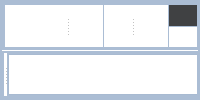
            <widget class="QWidget" name="wgRight" native="true">
             <property name="sizePolicy">
              <sizepolicy hsizetype="Ignored" vsizetype="Ignored">
               <horstretch>0</horstretch>
               <verstretch>0</verstretch>
              </sizepolicy>
             </property>
             <property name="mouseTracking">
              <bool>true</bool>
             </property>
             <property name="styleSheet">
              <string notr="true">background-color: rgb(255, 255, 255);
border:1px solid rgb(171,189,212);</string>
             </property>
             <layout class="QHBoxLayout" name="horizontalLayout_3">
              <property name="spacing">
               <number>0</number>
              </property>
              <property name="leftMargin">
               <number>1</number>
              </property>
              <property name="topMargin">
               <number>1</number>
              </property>
              <property name="rightMargin">
               <number>1</number>
              </property>
              <property name="bottomMargin">
               <number>1</number>
              </property>
              <item>
               <widget class="QSplitter" name="splitterUpDown">
                <property name="sizePolicy">
                 <sizepolicy hsizetype="Ignored" vsizetype="Ignored">
                  <horstretch>0</horstretch>
                  <verstretch>0</verstretch>
                 </sizepolicy>
                </property>
                <property name="mouseTracking">
                 <bool>true</bool>
                </property>
                <property name="orientation">
                 <enum>Qt::Vertical</enum>
                </property>
                <property name="handleWidth">
                 <number>1</number>
                </property>
                <property name="childrenCollapsible">
                 <bool>true</bool>
                </property>
                <widget class="QWidget" name="wgContent" native="true">
                 <property name="sizePolicy">
                  <sizepolicy hsizetype="Ignored" vsizetype="Ignored">
                   <horstretch>0</horstretch>
                   <verstretch>0</verstretch>
                  </sizepolicy>
                 </property>
                 <property name="mouseTracking">
                  <bool>true</bool>
                 </property>
                 <property name="styleSheet">
                  <string notr="true">background-color: rgb(0, 0, 0);
border:1px solid rgb(171,189,212);</string>
                 </property>
                 <layout class="QVBoxLayout" name="verticalLayout_12">
                  <property name="spacing">
                   <number>0</number>
                  </property>
                  <property name="leftMargin">
                   <number>1</number>
                  </property>
                  <property name="topMargin">
                   <number>1</number>
                  </property>
                  <property name="rightMargin">
                   <number>1</number>
                  </property>
                  <property name="bottomMargin">
                   <number>1</number>
                  </property>
                  <item>
                   <widget class="QSplitter" name="splitterMainAttr">
                    <property name="sizePolicy">
                     <sizepolicy hsizetype="Ignored" vsizetype="Ignored">
                      <horstretch>0</horstretch>
                      <verstretch>0</verstretch>
                     </sizepolicy>
                    </property>
                    <property name="mouseTracking">
                     <bool>true</bool>
                    </property>
                    <property name="orientation">
                     <enum>Qt::Horizontal</enum>
                    </property>
                    <property name="handleWidth">
                     <number>3</number>
                    </property>
                    <widget class="QWidget" name="wgEditView" native="true">
                     <property name="sizePolicy">
                      <sizepolicy hsizetype="Ignored" vsizetype="Ignored">
                       <horstretch>0</horstretch>
                       <verstretch>0</verstretch>
                      </sizepolicy>
                     </property>
                     <property name="minimumSize">
                      <size>
                       <width>100</width>
                       <height>0</height>
                      </size>
                     </property>
                     <property name="mouseTracking">
                      <bool>true</bool>
                     </property>
                     <property name="styleSheet">
                      <string notr="true">background-color: rgb(255, 255, 255);</string>
                     </property>
                     <layout class="QVBoxLayout" name="verticalLayout_6">
                      <property name="spacing">
                       <number>0</number>
                      </property>
                      <property name="leftMargin">
                       <number>0</number>
                      </property>
                      <property name="topMargin">
                       <number>0</number>
                      </property>
                      <property name="rightMargin">
                       <number>0</number>
                      </property>
                      <property name="bottomMargin">
                       <number>0</number>
                      </property>
                      <item>
                       <widget class="CGraphicsView" name="editView">
                        <property name="sizePolicy">
                         <sizepolicy hsizetype="Ignored" vsizetype="Ignored">
                          <horstretch>0</horstretch>
                          <verstretch>0</verstretch>
                         </sizepolicy>
                        </property>
                        <property name="minimumSize">
                         <size>
                          <width>0</width>
                          <height>0</height>
                         </size>
                        </property>
                        <property name="mouseTracking">
                         <bool>true</bool>
                        </property>
                        <property name="tabletTracking">
                         <bool>true</bool>
                        </property>
                        <property name="verticalScrollBarPolicy">
                         <enum>Qt::ScrollBarAlwaysOff</enum>
                        </property>
                        <property name="horizontalScrollBarPolicy">
                         <enum>Qt::ScrollBarAlwaysOff</enum>
                        </property>
                       </widget>
                      </item>
                     </layout>
                    </widget>
                    <widget class="QWidget" name="wgShowView" native="true">
                     <property name="sizePolicy">
                      <sizepolicy hsizetype="Ignored" vsizetype="Ignored">
                       <horstretch>0</horstretch>
                       <verstretch>0</verstretch>
                      </sizepolicy>
                     </property>
                     <property name="minimumSize">
                      <size>
                       <width>100</width>
                       <height>0</height>
                      </size>
                     </property>
                     <property name="mouseTracking">
                      <bool>true</bool>
                     </property>
                     <property name="styleSheet">
                      <string notr="true">background-color: rgb(255, 255, 255);</string>
                     </property>
                     <layout class="QVBoxLayout" name="verticalLayout_11">
                      <property name="spacing">
                       <number>0</number>
                      </property>
                      <property name="leftMargin">
                       <number>0</number>
                      </property>
                      <property name="topMargin">
                       <number>0</number>
                      </property>
                      <property name="rightMargin">
                       <number>0</number>
                      </property>
                      <property name="bottomMargin">
                       <number>0</number>
                      </property>
                      <item>
                       <widget class="CGraphicsView" name="showView">
                        <property name="sizePolicy">
                         <sizepolicy hsizetype="Ignored" vsizetype="Ignored">
                          <horstretch>0</horstretch>
                          <verstretch>0</verstretch>
                         </sizepolicy>
                        </property>
                        <property name="minimumSize">
                         <size>
                          <width>0</width>
                          <height>0</height>
                         </size>
                        </property>
                        <property name="mouseTracking">
                         <bool>true</bool>
                        </property>
                        <property name="tabletTracking">
                         <bool>true</bool>
                        </property>
                        <property name="verticalScrollBarPolicy">
                         <enum>Qt::ScrollBarAlwaysOff</enum>
                        </property>
                        <property name="horizontalScrollBarPolicy">
                         <enum>Qt::ScrollBarAlwaysOff</enum>
                        </property>
                       </widget>
                      </item>
                     </layout>
                    </widget>
                    <widget class="QWidget" name="wgAttr" native="true">
                     <property name="sizePolicy">
                      <sizepolicy hsizetype="Ignored" vsizetype="Ignored">
                       <horstretch>0</horstretch>
                       <verstretch>0</verstretch>
                      </sizepolicy>
                     </property>
                     <property name="minimumSize">
                      <size>
                       <width>330</width>
                       <height>0</height>
                      </size>
                     </property>
                     <property name="mouseTracking">
                      <bool>true</bool>
                     </property>
                     <property name="styleSheet">
                      <string notr="true">background-color: rgb(255, 255, 255);</string>
                     </property>
                     <layout class="QVBoxLayout" name="verticalLayout_7">
                      <property name="spacing">
                       <number>0</number>
                      </property>
                      <property name="leftMargin">
                       <number>0</number>
                      </property>
                      <property name="topMargin">
                       <number>0</number>
                      </property>
                      <property name="rightMargin">
                       <number>0</number>
                      </property>
                      <property name="bottomMargin">
                       <number>0</number>
                      </property>
                      <item>
                       <widget class="QWidget" name="wgAttrTitle" native="true">
                        <property name="sizePolicy">
                         <sizepolicy hsizetype="Ignored" vsizetype="Fixed">
                          <horstretch>0</horstretch>
                          <verstretch>0</verstretch>
                         </sizepolicy>
                        </property>
                        <property name="minimumSize">
                         <size>
                          <width>0</width>
                          <height>50</height>
                         </size>
                        </property>
                        <property name="maximumSize">
                         <size>
                          <width>16777215</width>
                          <height>50</height>
                         </size>
                        </property>
                        <property name="mouseTracking">
                         <bool>true</bool>
                        </property>
                        <property name="styleSheet">
                         <string notr="true">background-color: rgb(64, 65, 67);
color: rgb(255, 255, 255);</string>
                        </property>
                        <layout class="QVBoxLayout" name="verticalLayout_19">
                         <property name="spacing">
                          <number>0</number>
                         </property>
                         <property name="leftMargin">
                          <number>0</number>
                         </property>
                         <property name="topMargin">
                          <number>0</number>
                         </property>
                         <property name="rightMargin">
                          <number>0</number>
                         </property>
                         <property name="bottomMargin">
                          <number>0</number>
                         </property>
                         <item>
                          <widget class="QLabel" name="labelAttr">
                           <property name="sizePolicy">
                            <sizepolicy hsizetype="Ignored" vsizetype="Ignored">
                             <horstretch>0</horstretch>
                             <verstretch>0</verstretch>
                            </sizepolicy>
                           </property>
                           <property name="font">
                            <font>
                             <family>Microsoft YaHei UI</family>
                             <pointsize>10</pointsize>
                            </font>
                           </property>
                           <property name="text">
                            <string>AI params</string>
                           </property>
                           <property name="alignment">
                            <set>Qt::AlignCenter</set>
                           </property>
                          </widget>
                         </item>
                        </layout>
                       </widget>
                      </item>
                      <item>
                       <widget class="QListWidget" name="listwgAttr">
                        <property name="mouseTracking">
                         <bool>true</bool>
                        </property>
                        <property name="frameShape">
                         <enum>QFrame::NoFrame</enum>
                        </property>
                        <property name="frameShadow">
                         <enum>QFrame::Plain</enum>
                        </property>
                        <property name="lineWidth">
                         <number>0</number>
                        </property>
                        <property name="horizontalScrollBarPolicy">
                         <enum>Qt::ScrollBarAlwaysOff</enum>
                        </property>
                        <property name="selectionBehavior">
                         <enum>QAbstractItemView::SelectItems</enum>
                        </property>
                        <property name="resizeMode">
                         <enum>QListView::Adjust</enum>
                        </property>
                       </widget>
                      </item>
                     </layout>
                    </widget>
                   </widget>
                  </item>
                 </layout>
                </widget>
                <widget class="QWidget" name="wgOutputStatus" native="true">
                 <property name="sizePolicy">
                  <sizepolicy hsizetype="Ignored" vsizetype="Ignored">
                   <horstretch>0</horstretch>
                   <verstretch>0</verstretch>
                  </sizepolicy>
                 </property>
                 <property name="minimumSize">
                  <size>
                   <width>0</width>
                   <height>0</height>
                  </size>
                 </property>
                 <property name="styleSheet">
                  <string notr="true">background-color: rgb(255, 255, 255);
border:1px solid rgb(171,189,212);</string>
                 </property>
                 <layout class="QVBoxLayout" name="verticalLayout_4">
                  <property name="spacing">
                   <number>0</number>
                  </property>
                  <property name="leftMargin">
                   <number>1</number>
                  </property>
                  <property name="topMargin">
                   <number>1</number>
                  </property>
                  <property name="rightMargin">
                   <number>1</number>
                  </property>
                  <property name="bottomMargin">
                   <number>1</number>
                  </property>
                  <item>
                   <widget class="QSplitter" name="splitterOutputStatus">
                    <property name="sizePolicy">
                     <sizepolicy hsizetype="Ignored" vsizetype="Ignored">
                      <horstretch>0</horstretch>
                      <verstretch>0</verstretch>
                     </sizepolicy>
                    </property>
                    <property name="mouseTracking">
                     <bool>true</bool>
                    </property>
                    <property name="orientation">
                     <enum>Qt::Horizontal</enum>
                    </property>
                    <property name="handleWidth">
                     <number>3</number>
                    </property>
                    <widget class="QWidget" name="wgOutput" native="true">
                     <property name="sizePolicy">
                      <sizepolicy hsizetype="Ignored" vsizetype="Ignored">
                       <horstretch>0</horstretch>
                       <verstretch>0</verstretch>
                      </sizepolicy>
                     </property>
                     <layout class="QVBoxLayout" name="verticalLayout_14">
                      <property name="spacing">
                       <number>0</number>
                      </property>
                      <property name="leftMargin">
                       <number>1</number>
                      </property>
                      <property name="topMargin">
                       <number>1</number>
                      </property>
                      <property name="rightMargin">
                       <number>1</number>
                      </property>
                      <property name="bottomMargin">
                       <number>1</number>
                      </property>
                      <item>
                       <widget class="QTextBrowser" name="outputBrowser">
                        <property name="sizePolicy">
                         <sizepolicy hsizetype="Ignored" vsizetype="Ignored">
                          <horstretch>0</horstretch>
                          <verstretch>0</verstretch>
                         </sizepolicy>
                        </property>
                        <property name="font">
                         <font>
                          <family>Microsoft YaHei UI</family>
                         </font>
                        </property>
                        <property name="styleSheet">
                         <string notr="true">QTextBrowser {
	border:1px solid rgb(168, 186, 209);
	background: rgb(255, 255, 255);
	color: rgb(0, 0, 0);
}

QTextBrowser::hover
{
	background-color: rgb(255, 255, 191);
}</string>
                        </property>
                        <property name="verticalScrollBarPolicy">
                         <enum>Qt::ScrollBarAsNeeded</enum>
                        </property>
                        <property name="horizontalScrollBarPolicy">
                         <enum>Qt::ScrollBarAsNeeded</enum>
                        </property>
                        <property name="autoFormatting">
                         <set>QTextEdit::AutoNone</set>
                        </property>
                        <property name="readOnly">
                         <bool>true</bool>
                        </property>
                        <property name="html">
                         <string>&lt;!DOCTYPE HTML PUBLIC &quot;-//W3C//DTD HTML 4.0//EN&quot; &quot;http://www.w3.org/TR/REC-html40/strict.dtd&quot;&gt;
&lt;html&gt;&lt;head&gt;&lt;meta name=&quot;qrichtext&quot; content=&quot;1&quot; /&gt;&lt;style type=&quot;text/css&quot;&gt;
p, li { white-space: pre-wrap; }
&lt;/style&gt;&lt;/head&gt;&lt;body style=&quot; font-family:'Microsoft YaHei UI'; font-size:9pt; font-weight:400; font-style:normal;&quot;&gt;
&lt;p style=&quot;-qt-paragraph-type:empty; margin-top:0px; margin-bottom:0px; margin-left:0px; margin-right:0px; -qt-block-indent:0; text-indent:0px;&quot;&gt;&lt;br /&gt;&lt;/p&gt;&lt;/body&gt;&lt;/html&gt;</string>
                        </property>
                        <property name="textInteractionFlags">
                         <set>Qt::TextSelectableByKeyboard|Qt::TextSelectableByMouse</set>
                        </property>
                       </widget>
                      </item>
                     </layout>
                    </widget>
                    <widget class="QWidget" name="wgStatus" native="true">
                     <property name="sizePolicy">
                      <sizepolicy hsizetype="Ignored" vsizetype="Ignored">
                       <horstretch>0</horstretch>
                       <verstretch>0</verstretch>
                      </sizepolicy>
                     </property>
                     <property name="minimumSize">
                      <size>
                       <width>330</width>
                       <height>0</height>
                      </size>
                     </property>
                     <layout class="QVBoxLayout" name="verticalLayout_13">
                      <property name="spacing">
                       <number>0</number>
                      </property>
                      <property name="leftMargin">
                       <number>1</number>
                      </property>
                      <property name="topMargin">
                       <number>1</number>
                      </property>
                      <property name="rightMargin">
                       <number>1</number>
                      </property>
                      <property name="bottomMargin">
                       <number>1</number>
                      </property>
                      <item>
                       <widget class="QTextBrowser" name="statusBrowser">
                        <property name="sizePolicy">
                         <sizepolicy hsizetype="Ignored" vsizetype="Ignored">
                          <horstretch>0</horstretch>
                          <verstretch>0</verstretch>
                         </sizepolicy>
                        </property>
                        <property name="font">
                         <font>
                          <family>Microsoft YaHei UI</family>
                         </font>
                        </property>
                        <property name="styleSheet">
                         <string notr="true">QTextBrowser {
	border:1px solid rgb(168, 186, 209);
	background: rgb(255, 255, 255);
	color: rgb(0, 0, 0);
}

QTextBrowser::hover
{
	background-color: rgb(255, 255, 191);
}</string>
                        </property>
                        <property name="verticalScrollBarPolicy">
                         <enum>Qt::ScrollBarAsNeeded</enum>
                        </property>
                        <property name="horizontalScrollBarPolicy">
                         <enum>Qt::ScrollBarAsNeeded</enum>
                        </property>
                        <property name="autoFormatting">
                         <set>QTextEdit::AutoNone</set>
                        </property>
                        <property name="readOnly">
                         <bool>true</bool>
                        </property>
                        <property name="html">
                         <string>&lt;!DOCTYPE HTML PUBLIC &quot;-//W3C//DTD HTML 4.0//EN&quot; &quot;http://www.w3.org/TR/REC-html40/strict.dtd&quot;&gt;
&lt;html&gt;&lt;head&gt;&lt;meta name=&quot;qrichtext&quot; content=&quot;1&quot; /&gt;&lt;style type=&quot;text/css&quot;&gt;
p, li { white-space: pre-wrap; }
&lt;/style&gt;&lt;/head&gt;&lt;body style=&quot; font-family:'Microsoft YaHei UI'; font-size:9pt; font-weight:400; font-style:normal;&quot;&gt;
&lt;p style=&quot;-qt-paragraph-type:empty; margin-top:0px; margin-bottom:0px; margin-left:0px; margin-right:0px; -qt-block-indent:0; text-indent:0px;&quot;&gt;&lt;br /&gt;&lt;/p&gt;&lt;/body&gt;&lt;/html&gt;</string>
                        </property>
                        <property name="textInteractionFlags">
                         <set>Qt::TextSelectableByKeyboard|Qt::TextSelectableByMouse</set>
                        </property>
                       </widget>
                      </item>
                     </layout>
                    </widget>
                   </widget>
                  </item>
                 </layout>
                </widget>
               </widget>
              </item>
             </layout>
            </widget>
